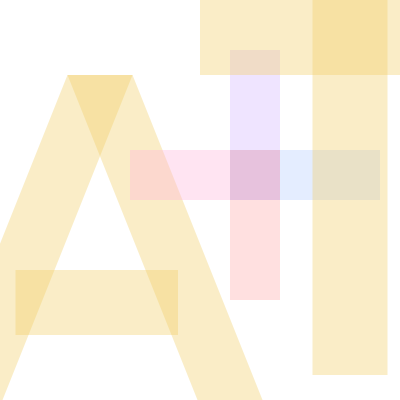
Frame 1 (no input)
Frame 60 (the mouse pressed at the canvas centre just before this capture): identical to frame 1, image omitted
Frame 120 (the mouse held since frame 60 and released just before this capture): identical to frame 1, image omitted

The Processing sketch that drew this single still picture (run headless with seeded random() and noise(); from frame 60 on, the mouse is pressed at the canvas centre):

// Processing sketch: processing_97425
// ── processing_97425.pde

void setup() {
  size(400, 400);
  smooth();
}

void draw() {
  background(255);
  noStroke();
  Art();
  Plus();
  Tech();
}
  
  //A
  void Art() {
  pushMatrix();
  fill(242, 203, 97, 90);
  translate(100, 270);
  scale(6.5);
  quad(-25, 20, -15, 20, 5, -30, -5, -30);
  quad(5, -30, -5, -30, 15, 20, 25, 20);
  rect(-13, 0, 25, 10);
  popMatrix();
  }
  
  //T
  void Tech() {
  pushMatrix();
  fill(242, 203, 97, 90);
  translate(200, -150);
  scale(7.5);
  rect(0, 20, 40, 10);
  rect(15, 20, 10, 50);
  popMatrix();
  }
  
  //+
  void Plus() {
  pushMatrix();
  translate(130, 50);
  scale(5);
  fill(255, 178, 217, 90);
  rect(0, 20, 30, 10);
  fill(209, 178, 255, 90);
  rect(20, 0, 10, 30);
  fill(178, 204, 255, 90);
  rect(20, 20, 30, 10);
  fill(255, 167, 167, 90);
  rect(20, 20, 10, 30);
  popMatrix();
  }
